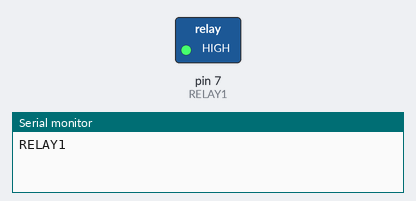
Simulated run of this sketch. Board: Arduino Uno, built with avr-gcc and run on an emulated ATmega328P. Shown: switched loads named in the sketch (green lamp = pin HIGH), the last lines printed to the serial monitor.

Above: at 1.0 s.
At 3.0 s:
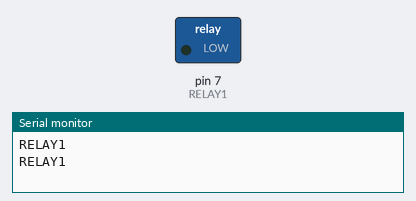
Timing chart, 0 to 5.2 s (numbered marks = the images above):
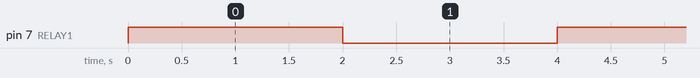

Measured:
- by itself, pin 7 (RELAY1): alternates HIGH for 2.0 s and LOW for 2.0 s

The sketch:

Relay_AC.ino
```cpp
#define RELAY1 7
void setup() {

pinMode(RELAY1, OUTPUT);
Serial.begin(9600);
}
void loop() {

digitalWrite(RELAY1, HIGH);
Serial.println("RELAY1");
delay(2000);
digitalWrite(RELAY1, LOW);
Serial.println("RELAY1");
delay(2000);
}
```
